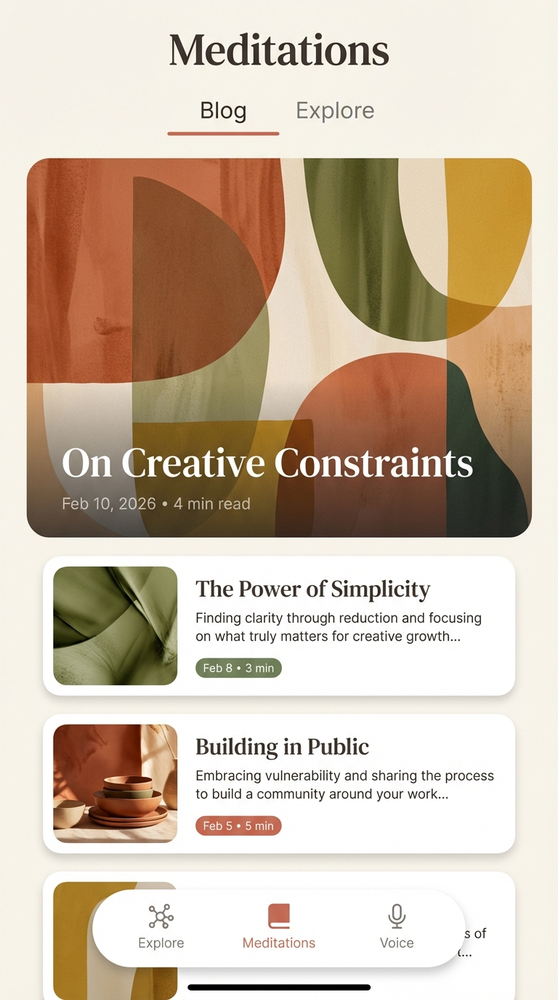
#> input picture mockups/blog-meditations-list-v1.png, 558 x 1000 px, shrunk from 768 x 1376 before the run, found by its file name
$ python real_component_detector.py
#> lines starting #> are read from the running program, lines starting #| are printed output that depends on the picture; after the words box and inside, x2 and y2 are one past the last pixel; in counts of white or black regions, pixels touching at a corner belong together
#!/usr/bin/env python3
"""
Real Component Detector - Actually analyze images to find UI elements

Strategy:
1. Use OpenCV to detect visual regions (edges, contours, color segmentation)
2. Build containment hierarchy from geometric relationships
3. Use heuristics to classify element types (based on size, aspect ratio, position)
4. Generate overlay with ACTUAL coordinates
"""

import cv2
import numpy as np
from PIL import Image, ImageDraw, ImageFont
from dataclasses import dataclass, field
from typing import List, Tuple, Optional
import json


@dataclass
class BoundingBox:
    """A detected region in the image"""
    x: int
    y: int
    w: int
    h: int

    @property
    def x1(self) -> int:
        return self.x

    @property
    def y1(self) -> int:
        return self.y

    @property
    def x2(self) -> int:
        return self.x + self.w

    @property
    def y2(self) -> int:
        return self.y + self.h

    @property
    def area(self) -> int:
        return self.w * self.h

    @property
    def center(self) -> Tuple[int, int]:
        return (self.x + self.w // 2, self.y + self.h // 2)

    @property
    def aspect_ratio(self) -> float:
        return self.w / self.h if self.h > 0 else 0

    def contains(self, other: 'BoundingBox', margin: int = 5) -> bool:
        """Check if this box contains another box (with optional margin)"""
        return (self.x1 <= other.x1 + margin and
                self.y1 <= other.y1 + margin and
                self.x2 >= other.x2 - margin and
                self.y2 >= other.y2 - margin)

    # [4 lines left out: function overlaps, not called in this run]

    def iou(self, other: 'BoundingBox') -> float:
        """Calculate Intersection over Union with another box"""
        x1 = max(self.x1, other.x1)
        y1 = max(self.y1, other.y1)
        x2 = min(self.x2, other.x2)
        y2 = min(self.y2, other.y2)

        if x2 < x1 or y2 < y1:
            return 0.0

        intersection = (x2 - x1) * (y2 - y1)
        union = self.area + other.area - intersection

        return intersection / union if union > 0 else 0.0


@dataclass
class DetectedRegion:
    """A region detected in the UI"""
    bbox: BoundingBox
    parent: Optional['DetectedRegion'] = None
    children: List['DetectedRegion'] = field(default_factory=list)

    # Classification
    element_type: Optional[str] = None
    confidence: float = 0.0

    # Semantic info
    name: Optional[str] = None
    is_repeated: bool = False
    similar_regions: List['DetectedRegion'] = field(default_factory=list)

    # Visual properties
    has_border: bool = False
    has_shadow: bool = False
    background_color: Optional[Tuple[int, int, int]] = None

    @property
    def depth(self) -> int:
        """Calculate depth in the tree (0 = root)"""
        depth = 0
        current = self.parent
        while current is not None:
            depth += 1
            current = current.parent
        return depth


class UIElementDetector:
    """Detect UI elements using OpenCV"""

    def __init__(self, image_path: str):
        self.image_path = image_path
        self.image = cv2.imread(image_path)
#> self.image is the input picture: shape (1000, 558, 3); mean B, G, R 168.3, 187.3, 204
        self.gray = cv2.cvtColor(self.image, cv2.COLOR_BGR2GRAY)
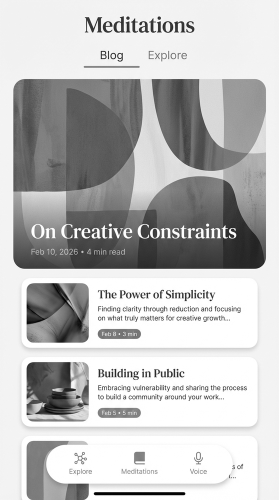
#> self.gray: shape (1000, 558) (shown at 1/2 size); min 0, max 255, mean 190.1
        self.height, self.width = self.image.shape[:2]

    def detect_regions(self, min_area: int = 500) -> List[DetectedRegion]:
        """
        Detect regions using multiple methods and merge results.

        Methods:
        1. Edge detection + contour finding (structural boundaries)
        2. Color segmentation (grouped elements)
        3. Text detection (text blocks)
        """
        regions = []

        # Method 1: Edge-based detection
        regions.extend(self._detect_by_edges(min_area))

        # Method 2: Color segmentation
        regions.extend(self._detect_by_color(min_area))

        # Filter overlapping/duplicate regions
        regions = self._deduplicate_regions(regions)

        # Sort by area (largest first)
        regions.sort(key=lambda r: r.bbox.area, reverse=True)

        return regions

    def _detect_by_edges(self, min_area: int) -> List[DetectedRegion]:
        """Detect regions using edge detection and contours"""
#> called with min_area = 1000
        regions = []

        # Multi-scale edge detection
        for blur_kernel in [3, 5]:
            blurred = cv2.GaussianBlur(self.gray, (blur_kernel, blur_kernel), 0)
            edges = cv2.Canny(blurred, 30, 150)

            # Dilate to connect nearby edges
            kernel = np.ones((3, 3), np.uint8)
            dilated = cv2.dilate(edges, kernel, iterations=2)

            # Find contours
            contours, _ = cv2.findContours(dilated, cv2.RETR_TREE, cv2.CHAIN_APPROX_SIMPLE)

            for contour in contours:
                # Get bounding box
                x, y, w, h = cv2.boundingRect(contour)

                # Filter by size
                if w * h < min_area:
                    continue

                # Filter by aspect ratio (exclude extreme ratios)
                aspect_ratio = w / h if h > 0 else 0
                if aspect_ratio < 0.1 or aspect_ratio > 10:
                    continue

                # Create region
                bbox = BoundingBox(x, y, w, h)
                region = DetectedRegion(bbox=bbox)

                # Classify based on visual properties
                region.has_border = self._check_border(x, y, w, h)

                regions.append(region)
#> this loop made 2 passes
#> pass 1, in _detect_by_edges, `edges = cv2.Canny(blurred, 30, 150)`:
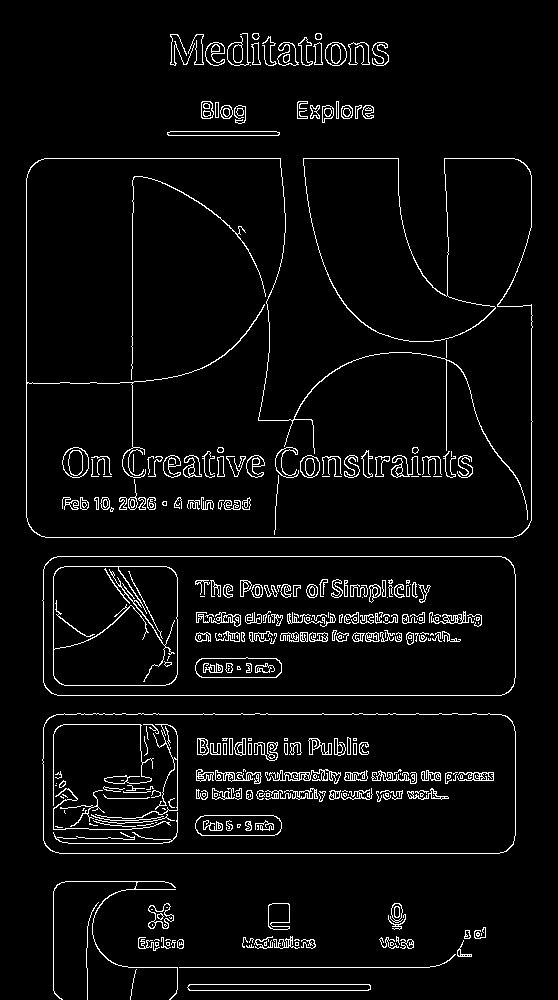
#> edges: shape (1000, 558); 4.6% white in thin lines or dots, all inside (x1, y1, x2, y2) = (26, 33, 533, 1000)
#> pass 1, in _detect_by_edges, `dilated = cv2.dilate(edges, kernel, iterations=2)`:
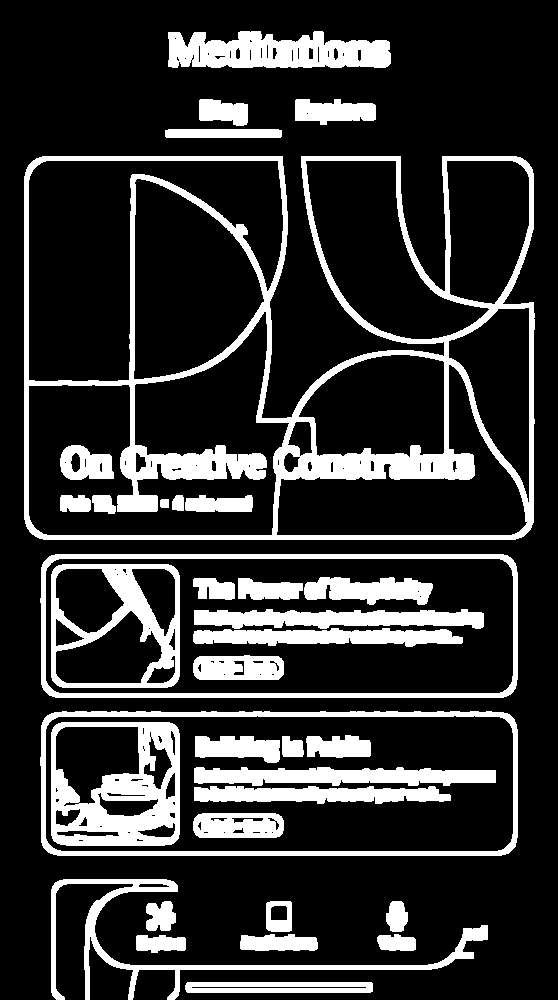
#> dilated: shape (1000, 558); 19.7% white; 35 white regions, largest, box (x1, y1, x2, y2) and area: (24, 156, 535, 540) 31565, (51, 722, 180, 846) 8803, (40, 711, 518, 856) 6277
#> after the loop:
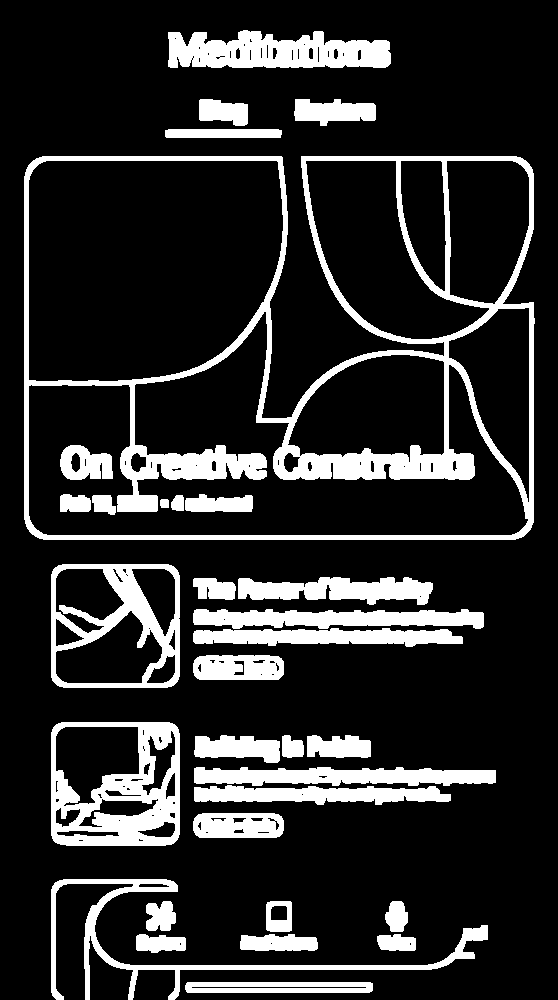
#> dilated: shape (1000, 558); 17.1% white; 32 white regions, largest, box (x1, y1, x2, y2) and area: (24, 156, 535, 540) 28747, (51, 722, 180, 846) 8481, (168, 30, 391, 68) 6261
#> after the loop:
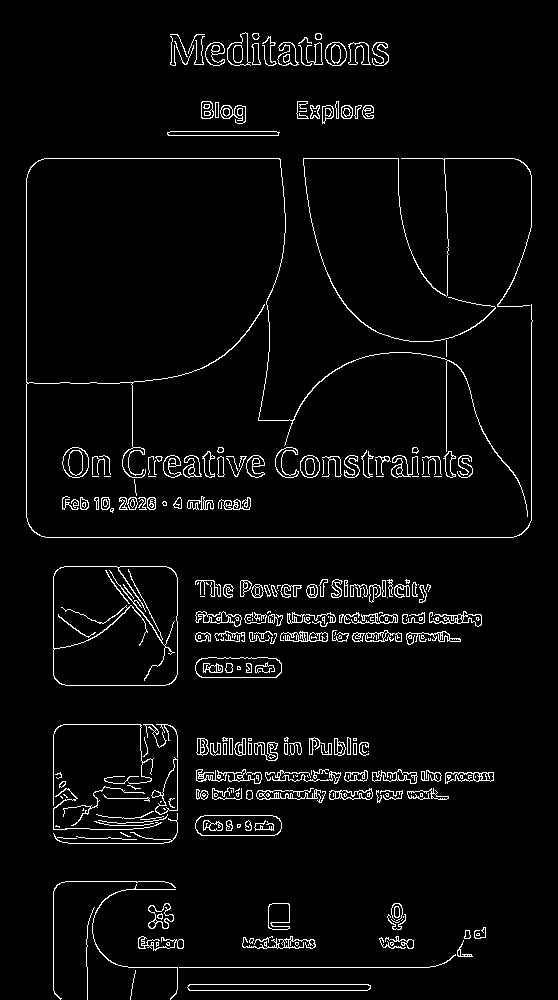
#> edges: shape (1000, 558); 4% white in thin lines or dots, all inside (x1, y1, x2, y2) = (26, 32, 533, 1000)
#> after the loop, regions = 62 items

        return regions

    def _detect_by_color(self, min_area: int) -> List[DetectedRegion]:
        """Detect regions using color segmentation"""
#> called with min_area = 1000
        regions = []

        # Convert to HSV for better color segmentation
        hsv = cv2.cvtColor(self.image, cv2.COLOR_BGR2HSV)
#> hsv: shape (1000, 558, 3); mean H, S, V 18.7, 60.1, 204.2

        # Detect regions with similar colors (potential cards/containers)
        # This is a simplified approach - could be much more sophisticated

        return regions

    def _check_border(self, x: int, y: int, w: int, h: int) -> bool:
        """Check if a region has a visible border"""
        # Sample pixels along the edges
        border_pixels = []

        # Top edge
        if y > 0 and y + h < self.height and x > 0 and x + w < self.width:
            border_pixels.append(self.gray[y, x:x+w])
            # Bottom edge
            border_pixels.append(self.gray[y+h-1, x:x+w])
            # Left edge
            border_pixels.append(self.gray[y:y+h, x])
            # Right edge
            border_pixels.append(self.gray[y:y+h, x+w-1])

            # Check for consistent edge color (indicates border)
            # This is a heuristic - real border detection would be more complex
            return True

        return False

    def _deduplicate_regions(self, regions: List[DetectedRegion]) -> List[DetectedRegion]:
        """Remove duplicate/highly overlapping regions"""
        unique_regions = []

        for region in regions:
            # Check if this region is very similar to an existing one
            is_duplicate = False
            for existing in unique_regions:
                iou = region.bbox.iou(existing.bbox)
                if iou > 0.8:  # High overlap = duplicate
                    is_duplicate = True
                    break

            if not is_duplicate:
                unique_regions.append(region)
#> this loop made 62 passes
#|    Found 37 regions

        return unique_regions


class HierarchyBuilder:
    """Build component hierarchy from detected regions"""

    def __init__(self, regions: List[DetectedRegion]):
        self.regions = regions

    def build_hierarchy(self) -> List[DetectedRegion]:
        """
        Build containment hierarchy.

        Algorithm:
        1. For each region, find all regions that contain it
        2. Choose the smallest containing region as parent
        3. Build tree structure
        """
        # Sort by area (largest first) for efficient containment checking
        sorted_regions = sorted(self.regions, key=lambda r: r.bbox.area, reverse=True)

        # Find parents
        for i, region in enumerate(sorted_regions):
            # Look for parent among larger regions
            potential_parents = []
            for j in range(i):
                parent_candidate = sorted_regions[j]
                if parent_candidate.bbox.contains(region.bbox, margin=10):
                    potential_parents.append(parent_candidate)

            # Choose the smallest containing region (immediate parent)
            if potential_parents:
                region.parent = min(potential_parents, key=lambda r: r.bbox.area)
                region.parent.children.append(region)
#> this loop made 37 passes
#|    Tree has 7 root elements

        # Return only root nodes (no parent)
        roots = [r for r in sorted_regions if r.parent is None]

        return roots

    def find_repeated_patterns(self, roots: List[DetectedRegion]) -> None:
        """
        Find repeated component patterns (list items, cards, etc.)

        Looks for regions with:
        - Similar size
        - Similar aspect ratio
        - Similar internal structure
        - Spatially aligned (vertical or horizontal)
        """
        all_regions = self._flatten_tree(roots)
#> the loop in _flatten_tree, `for root in roots:` made 7 passes

        # Group by depth (compare regions at same hierarchy level)
        by_depth = {}
        for region in all_regions:
            depth = region.depth
            if depth not in by_depth:
                by_depth[depth] = []
            by_depth[depth].append(region)

        # Within each depth level, find similar regions
        for depth, regions in by_depth.items():
            if len(regions) < 2:
                continue

            # Cluster by similarity
            clusters = []
            for region in regions:
                matched = False
                for cluster in clusters:
                    if self._are_similar(region, cluster[0]):
                        cluster.append(region)
                        matched = True
                        break

                if not matched:
                    clusters.append([region])

            # Mark repeated patterns
            for cluster in clusters:
                if len(cluster) >= 2:
                    for region in cluster:
                        region.is_repeated = True
                        region.similar_regions = [r for r in cluster if r != region]
#> this loop made 4 passes

    def _are_similar(self, r1: DetectedRegion, r2: DetectedRegion) -> bool:
        """Check if two regions are similar (potential repeated component)"""
        # Size similarity
        area_ratio = min(r1.bbox.area, r2.bbox.area) / max(r1.bbox.area, r2.bbox.area)
        if area_ratio < 0.8:
            return False

        # Aspect ratio similarity
        ar_diff = abs(r1.bbox.aspect_ratio - r2.bbox.aspect_ratio)
        if ar_diff > 0.2:
            return False

        # Number of children similarity
        if abs(len(r1.children) - len(r2.children)) > 1:
            return False

        return True

    def _flatten_tree(self, roots: List[DetectedRegion]) -> List[DetectedRegion]:
        """Flatten tree to list of all regions"""
        result = []
        for root in roots:
            result.append(root)
            result.extend(self._flatten_tree(root.children))
        return result


def analyze_image(image_path: str, output_path: str):
    """Main analysis pipeline"""
    print(f"Analyzing: {image_path}")
    print("=" * 60)

    # Step 1: Detect regions
    print("\n1. Detecting UI regions...")
    detector = UIElementDetector(image_path)
    regions = detector.detect_regions(min_area=1000)
    print(f"   Found {len(regions)} regions")

    # Step 2: Build hierarchy
    print("\n2. Building containment hierarchy...")
    builder = HierarchyBuilder(regions)
    roots = builder.build_hierarchy()
    print(f"   Tree has {len(roots)} root elements")

    # Step 3: Find repeated patterns
    print("\n3. Finding repeated patterns...")
    builder.find_repeated_patterns(roots)
    repeated_count = sum(1 for r in regions if r.is_repeated)
    print(f"   Found {repeated_count} regions that repeat")
#|    Found 6 regions that repeat

    # Step 4: Generate overlay
    print("\n4. Generating overlay visualization...")
    generate_overlay(image_path, roots, output_path)
    print(f"   Saved to: {output_path}")

    return roots


def generate_overlay(image_path: str, roots: List[DetectedRegion], output_path: str):
    """Generate visual overlay with detected regions"""
    # Load image
    img = Image.open(image_path)
    draw = ImageDraw.Draw(img)

    try:
        font = ImageFont.truetype("/System/Library/Fonts/Helvetica.ttc", 14)
    except:
        font = ImageFont.load_default()

    # Color scheme by depth
    colors = ["#2196F3", "#F44336", "#4CAF50", "#FFC107", "#9C27B0", "#FF5722"]

    def draw_region(region: DetectedRegion, depth: int = 0):
        """Recursively draw region and children"""
        bbox = region.bbox
        color = colors[depth % len(colors)]

        # Draw box
        thickness = max(1, 4 - depth)
        for i in range(thickness):
            draw.rectangle(
                [(bbox.x1 + i, bbox.y1 + i), (bbox.x2 - i, bbox.y2 - i)],
                outline=color,
                width=1
            )

        # Draw label
        label = f"Region {depth}"
        if region.is_repeated:
            label += f" (×{len(region.similar_regions) + 1})"

        draw.text((bbox.x1 + 4, bbox.y1 + 4), label, fill=color, font=font)

        # Draw children
        for child in region.children:
            draw_region(child, depth + 1)

    # Draw all roots
    for root in roots:
        draw_region(root)
#> this loop made 7 passes

    # Save
    img.save(output_path, quality=95)
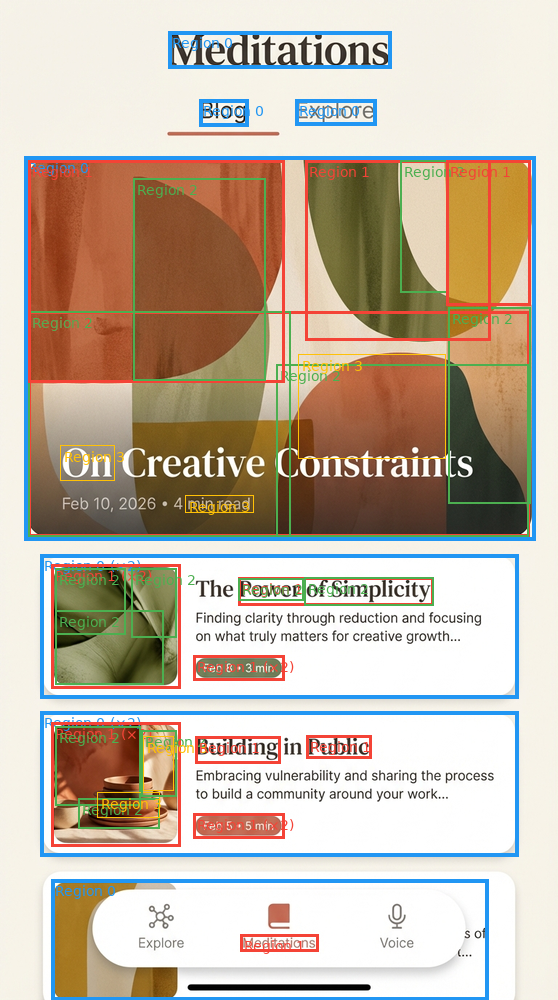
#> saved as blog-meditations-list-v1-REAL-ANNOTATED.png: PIL image 558x1000 RGB; mean R, G, B 194.8, 182, 166.1


if __name__ == "__main__":
    analyze_image(
        "/Users/ken/workspace/mock-generator/mockups/blog-meditations-list-v1.png",
        "/Users/ken/workspace/mock-generator/mockups/blog-meditations-list-v1-REAL-ANNOTATED.png"
    )
